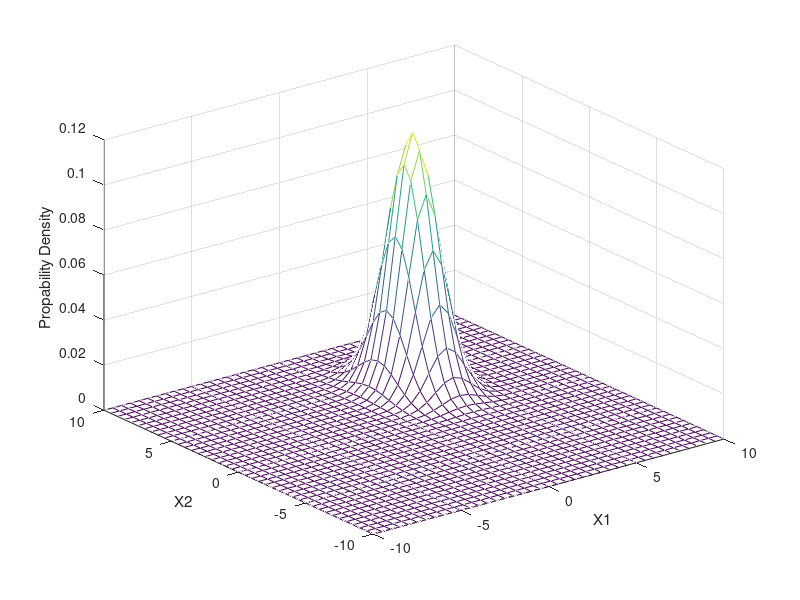

Write the MATLAB code that produced this figure.
% Mahalanobis distance 
% https://www.youtube.com/watch?v=spNpfmWZBmg

mu = [3 4];
sigma = [1 0; 0 2];

dim_x1 = -10:0.5:10;
dim_x2 = dim_x1;
[X1, X2] = meshgrid(dim_x1, dim_x2);
Z = mvnpdf([X1(:) X2(:)], mu, sigma);
Z = reshape(Z, length(dim_x1) ,length(dim_x2));

mesh(X1, X2, Z);
xlabel('X1');
ylabel('X2');
zlabel('Propability Density');
print('pdf.png', '-dpng')

mahal_10_10 = mahal([10 10]', mu');
mahal_0_0 = mahal([0 0]', mu');
mahal_3_4 = mahal([3 4]', mu');
mahal_6_8 = mahal([6 8]', mu');
